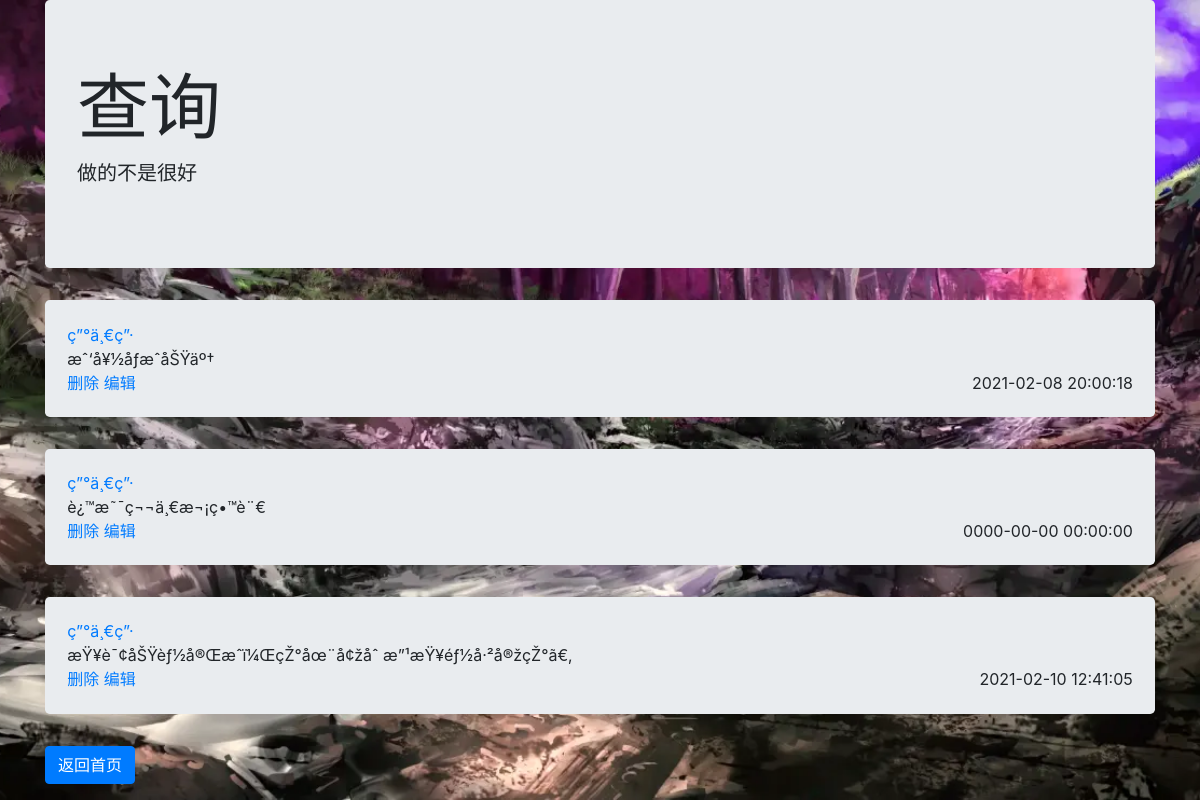
The page /select.php on the database its author committed.
### tables this page shows
CREATE TABLE `msg` (
  `id` int(11) NOT NULL AUTO_INCREMENT,
  `username` varchar(50) NOT NULL DEFAULT '',
  `content` varchar(500) NOT NULL DEFAULT '',
  `time` timestamp NOT NULL DEFAULT current_timestamp() ON UPDATE current_timestamp(),
  PRIMARY KEY (`id`)
);

### select.php (the view, shortened to what this page needs)
<?php
try {
    $pdo = new PDO("mysql:host=localhost;dbname=php;", "root", "123456");
    $keywords = isset($_GET['keywords']) ? trim($_GET['keywords']) : '';
    $sql = "SELECT * from msg where content Like '%{$keywords}%'";
    $stmt = $pdo->prepare($sql);
    $stmt->bindValue('keywords', '%' . $keywords . '%', PDO::PARAM_STR);
    $res = $stmt->execute();
    $row = $stmt->fetchAll(PDO::FETCH_ASSOC);
} catch (PDOException $e) {
    die("数据库连接失败" . $e->getMessage());
}
?>
<!DOCTYPE html>
<html lang="en">
<head>
    <link rel="stylesheet" href="../bootstrap-样式/css/bootstrap.css">
</head>
<body>
    <div class="container">
        <div class="jumbotron">
            <h1 class="display-3">查询</h1>
            <p class="lead">做的不是很好</p>
        </div>
        <div class='row'>
            <div class='col-12'>
                <?php
                foreach ($row as $key => $msg) {
                ?>
                    <div class="jumbotron" style="padding: 2%;">
                        <div class='text-primary'><?php echo $msg['username']; ?></div>
                        <div><?php echo $msg['content']; ?></div>
                        <div style="float: right;"><?php echo $msg['time']; ?></div>
                        <a href="del.php?id=<?= $msg['id'] ?>" onclick="return confirm('是否要删除此条信息?')">删除</a>
                        <a href="update.php?id=<?= $msg['id'] ?>" onclick="return confirm('是否要编辑此条信息?')">编辑</a>
                    </div>
                <?php
                }
                ?>
            </div>
        </div>
        <a href="index0.php">
            <p><input type="submit" value="返回首页" class='btn btn-primary'></p>
        </a>
    </div>
</body>
</html>

### select.php (style rules this page uses)
body { background-image: url(./img/8.jpg); background-position: center 0; background-repeat: no-repeat; background-attachment: fixed; background-size:cover; -webkit-background-size: cover; -o-background-size: cover; -moz-background-size: cover; }

### rows shown on the page
msg: username "ç”°ä¸€ç”·", content "æˆ‘å¥½åƒæˆåŠŸäº†", time "2021-02-08 20:00:18"
msg: username "ç”°ä¸€ç”·", content "è¿™æ˜¯ç¬¬ä¸€æ¬¡ç•™è¨€", time "0000-00-00 00:00:00"
msg: username "ç”°ä¸€ç”·", content "æŸ¥è¯¢åŠŸèƒ½å®Œæˆï¼ŒçŽ°åœ¨å¢žåˆ æ”¹æŸ¥éƒ½å·²å®žçŽ°ã€‚", time "2021-02-10 12:41:05"
